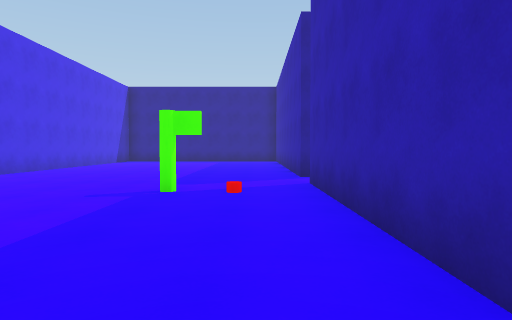
view 1 (above)

18 first-person views from a walk through a Unity game level. The camera is 1.3 m above the floor, tilts 2° down and sees 75° across. The floor is counted in squares, 2 m on a side. Each view is taken from the middle of a square. On the plan, view 1 faces up. The plan holds only what a view shows up to about 10 squares ahead; the rest is blank. The player character is not drawn. Door leaves are left out, so doorways stand open.

view 2
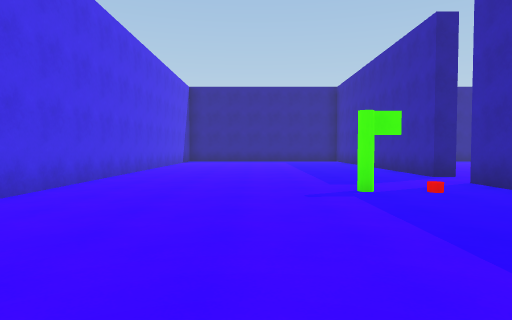

view 3
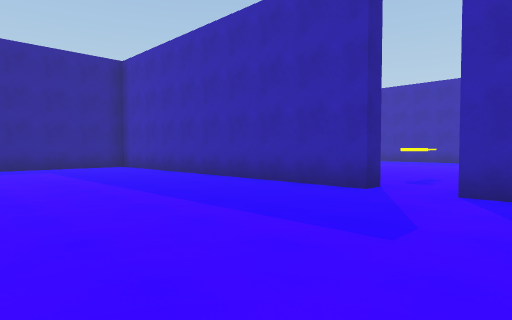

view 4
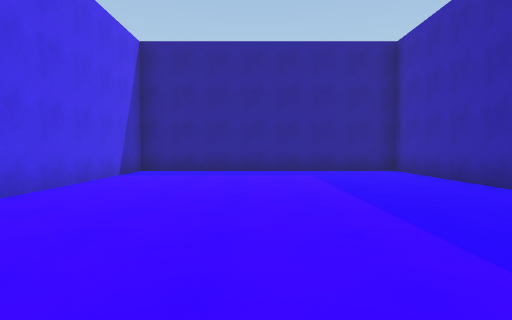

view 5
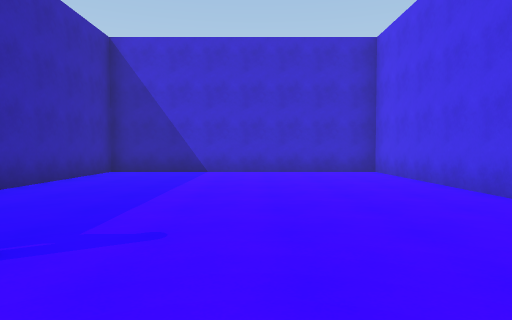

view 6
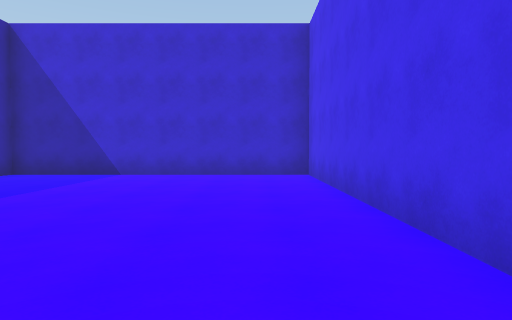

view 7
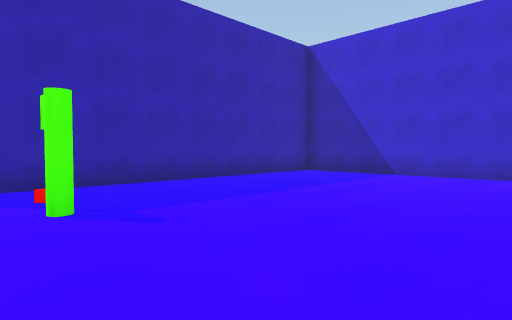

view 8
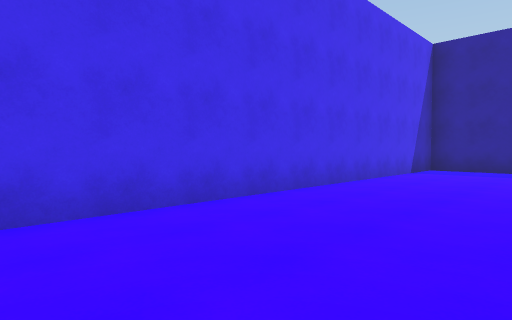

view 9
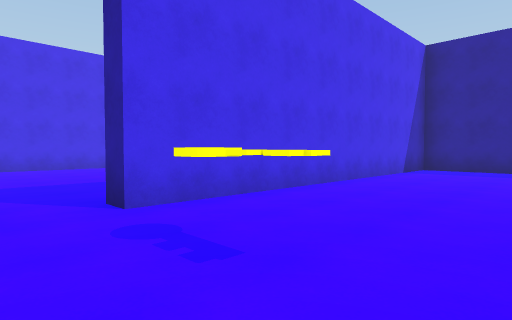

view 10
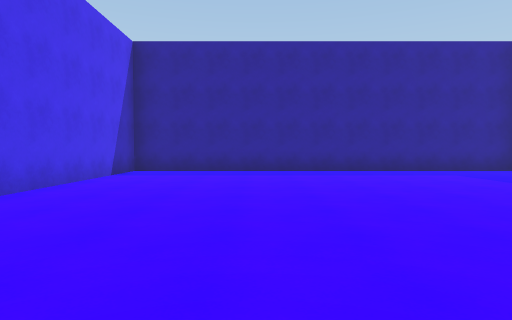

view 11
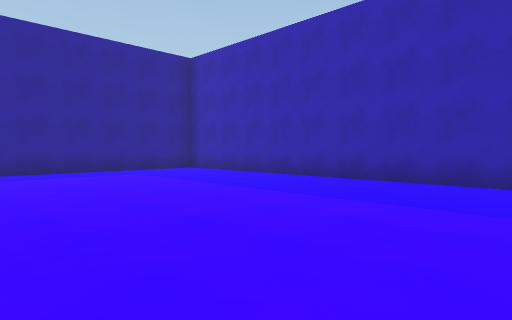

view 12
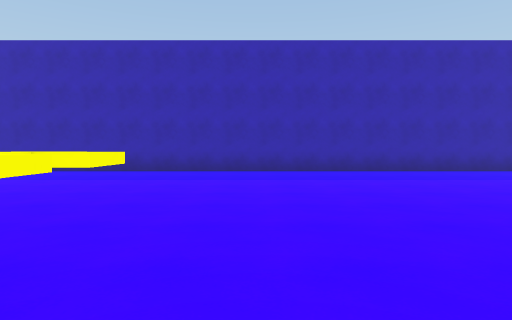

view 13
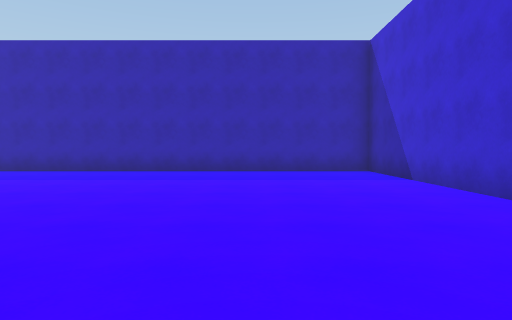

view 14
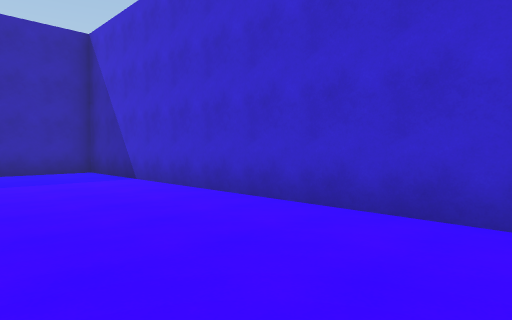

view 15
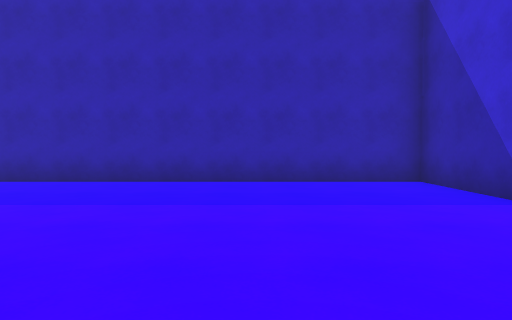

view 16
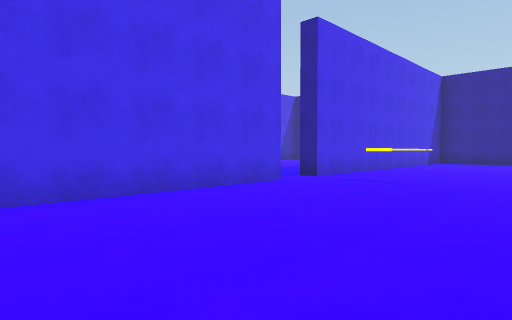

view 17
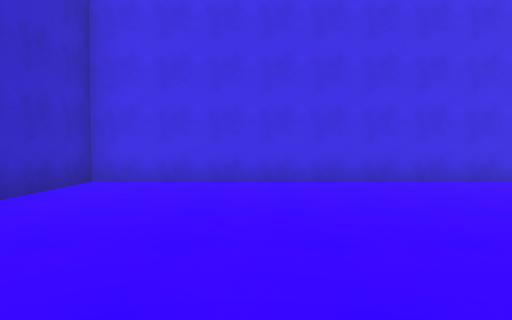

view 18
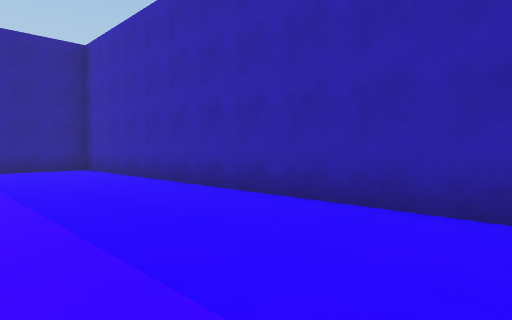

### Floor plan
Ten units are one square. View 1 is at (0, 0); x grows to the right and y downward. Boxes are objects, and circles mark ways between rooms. Rooms are numbered by the first view taken in them; rooms with no view inside come last. Other rooms are left out.
<svg viewBox="-68 -171 198 198">
<path fill="none" stroke="#000" d="M10 -75 10 -166 -63 -166 -63 22 10 22 10 -62M15 -62 15 22 125 22 125 -166 15 -166 15 -75"/>
<rect x="-15" y="-55" width="10" height="10" fill="#bbb"><title>other object</title></rect>
<rect x="-5" y="-55" width="10" height="10" fill="#bbb"><title>red cylinder</title></rect>
<circle cx="10" cy="-70" r="3" fill="#2a7"/>
<text x="-30" y="-70">1</text>
<text x="70" y="-70">2</text>
</svg>
Room 1 opens to room 2.

Where each view was taken, in squares from view 1:
view 1: 0 up, 0 right, facing up
view 2: 0 up, 3 left, facing up
view 3: 5 up, 4 left, facing up-right
view 4: 7 up, 3 left, facing up
view 5: 7 up, 3 left, facing down
view 6: 6 up, 5 left, facing down
view 7: 6 up, 5 left, facing down-right
view 8: 6 up, 3 left, facing up-left
view 9: 6 up, 5 right, facing up-left
view 10: 7 up, 5 right, facing up
view 11: 7 up, 6 right, facing up-right
view 12: 7 up, 3 right, facing right
view 13: 1 up, 3 right, facing right
view 14: 1 up, 3 right, facing down-right
view 15: 1 up, 6 right, facing right
view 16: 1 up, 6 right, facing up-left
view 17: 1 up, 8 right, facing left
view 18: 6 up, 9 right, facing up-right
